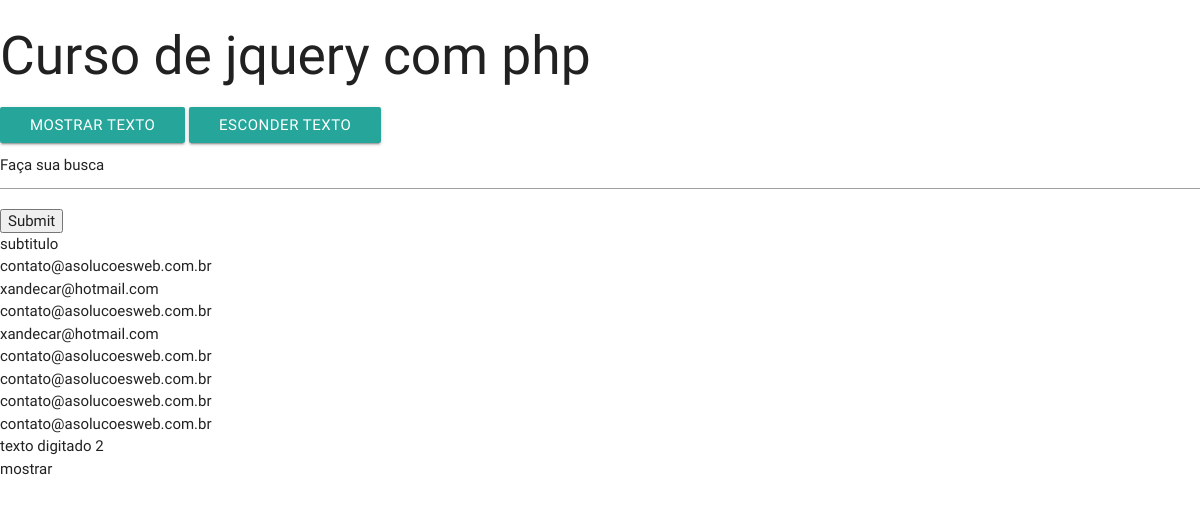
The app's page /Aula-10-Criando-Animacoes-Basicas-Com-Animate/index.php with its own data.
### tables this page shows
CREATE TABLE IF NOT EXISTS `pessoa` (
  `id` int(11) NOT NULL AUTO_INCREMENT,
  `nome` varchar(50) DEFAULT NULL,
  `email` varchar(50) DEFAULT NULL,
  `telefone` varchar(50) DEFAULT NULL,
  PRIMARY KEY (`id`)
);

### config.php (called while the page is built, shortened)
<?php
function conectar()
{
    $pdo = new PDO('mysql:host=localhost;dbname=phpjquery', 'root', '');
    return $pdo;
}
function listar($tabela)
{
    $pdo = conectar();
    $listar = $pdo->prepare("select * from $tabela");
    $listar->execute();
    return $listar->fetchAll(PDO::FETCH_OBJ);
}

### Aula-10-Criando-Animacoes-Basicas-Com-Animate/index.php (the view, shortened to what this page needs)
<?php require_once '../config.php' ?>
<!DOCTYPE html>
<html>
<head>
    <link type="text/css" rel="stylesheet" href="../materialize/v0.100.2/css/materialize.min.css"
          media="screen,projection"/>
    <link type="text/css" rel="stylesheet" href="style.css"/>
</head>
<body>
<div id="container">
    <h2>Curso de jquery com php</h2>
    <button class="btn" id="mostrar">Mostrar texto</button>
    <button class="btn" id="esconder">Esconder texto</button>
    <form class="" id="form">
        <input type="text" id="txt" name="busca" value="Faça sua busca"/>
        <input type="submit" id="bt_submit"/>
    </form>
    <div id="titulo">
        <div id="subtitulo">
            subtitulo
        </div>
    </div>
    <div id="texto">
        <div id="mostra_texto">
            <?php
            $pessoa = listar('pessoa');
            foreach ($pessoa as $p):
                echo $p->email . "<br />";
            endforeach;
            ?>
        </div>
    </div>
    <div id="texto_digitado">
        <div id="texto_digitado2">
            texto digitado 2
        </div>
    </div>
    <div id="mostrar_texto">
        mostrar
    </div>
</div>
</body>
</html>

### records on screen
pessoa: email "contato@asolucoesweb.com.br"
pessoa: email "xandecar@hotmail.com"
pessoa: email "contato@asolucoesweb.com.br"
pessoa: email "xandecar@hotmail.com"
pessoa: email "contato@asolucoesweb.com.br"
pessoa: email "contato@asolucoesweb.com.br"
pessoa: email "contato@asolucoesweb.com.br"
pessoa: email "contato@asolucoesweb.com.br"
